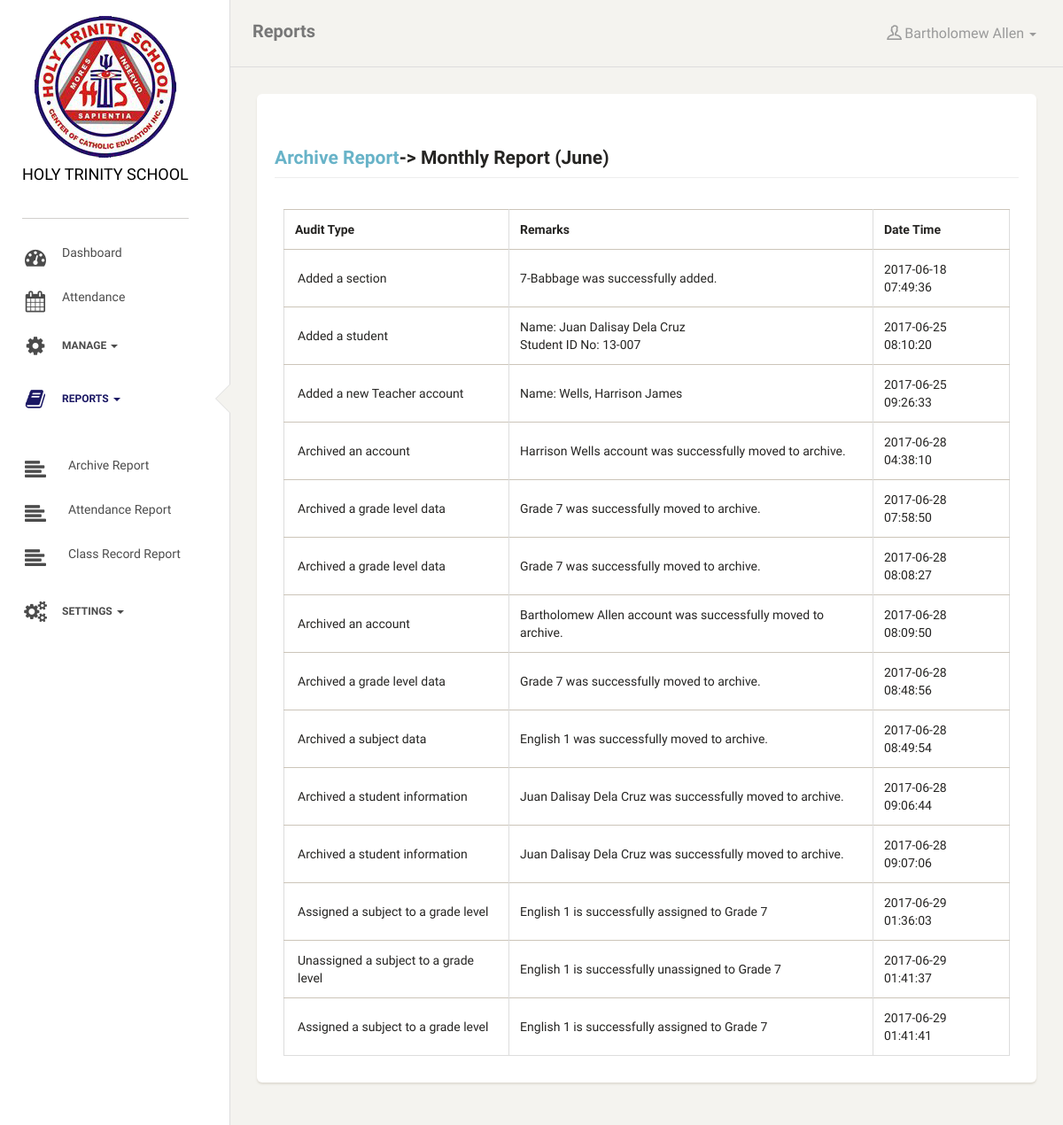
Page /reports.php?s=archive_month&m=06&y=2017 (signed in) on the committed database.
### tables this page shows
CREATE TABLE `audit_trail` (
  `audit_id` int(11) NOT NULL AUTO_INCREMENT,
  `user_id` int(11) NOT NULL,
  `user_privilege` int(11) NOT NULL,
  `audit_type` varchar(255) NOT NULL,
  `audit_remarks` text NOT NULL,
  `audit_datetime` datetime NOT NULL,
  PRIMARY KEY (`audit_id`)
);

### includes/reports_archive_month.php (the view, shortened to what this page needs)
<div class="container-fluid">
    <div class="row">
        <div class="col-lg-12">
            <table class="table table-bordered">
 <?php
                        $year = $_GET['y'];
                        $month = $_GET['m'];
                        $samdate = "$year-$month-01";
                        $monthnum = date("m", strtotime($samdate));
                        ?>
                    <tr>
                        <th>Audit Type</th>
                        <th>Remarks</th>
                        <th>Date Time</th>
                    </tr>
                    <?php
                    $queryAtt = "SELECT * FROM audit_trail WHERE YEAR(audit_datetime) = {$year} AND MONTH(audit_datetime) = {$monthnum} ORDER BY audit_datetime";
                    $resultAtt = mysqli_query($connection, $queryAtt) or die(mysqli_error($connection));
                    while($rowAtt = mysqli_fetch_array($resultAtt)):
                        ?>
                    <tr>
                        <td><?= $rowAtt['audit_type'] ?></td>
                        <td><?= $rowAtt['audit_remarks'] ?></td>
                        <td><?= $rowAtt['audit_datetime'] ?></td>
                    </tr>
                    <?php
                    endwhile;
                    ?>            </table>
        </div>
    </div>
</div>

### rows in the picture
audit_trail: audit_type "Added a section", audit_remarks "7-Babbage was successfully added.", audit_datetime "2017-06-18 07:49:36"
audit_trail: audit_type "Added a student", audit_remarks "Name: Juan Dalisay Dela Cruz Student ID No: 13-007", audit_datetime "2017-06-25 08:10:20"
audit_trail: audit_type "Added a new Teacher account", audit_remarks "Name: Wells, Harrison James", audit_datetime "2017-06-25 09:26:33"
audit_trail: audit_type "Archived an account", audit_remarks "Harrison Wells account was successfully moved to archive.", audit_datetime "2017-06-28 04:38:10"
audit_trail: audit_type "Archived a grade level data", audit_remarks "Grade 7 was successfully moved to archive.", audit_datetime "2017-06-28 07:58:50"
audit_trail: audit_type "Archived a grade level data", audit_remarks "Grade 7 was successfully moved to archive.", audit_datetime "2017-06-28 08:08:27"
audit_trail: audit_type "Archived an account", audit_remarks "Bartholomew Allen account was successfully moved to archive.", audit_datetime "2017-06-28 08:09:50"
audit_trail: audit_type "Archived a grade level data", audit_remarks "Grade 7 was successfully moved to archive.", audit_datetime "2017-06-28 08:48:56"
audit_trail: audit_type "Archived a subject data", audit_remarks "English 1 was successfully moved to archive.", audit_datetime "2017-06-28 08:49:54"
audit_trail: audit_type "Archived a student information", audit_remarks "Juan Dalisay Dela Cruz was successfully moved to archive.", audit_datetime "2017-06-28 09:06:44"
audit_trail: audit_type "Archived a student information", audit_remarks "Juan Dalisay Dela Cruz was successfully moved to archive.", audit_datetime "2017-06-28 09:07:06"
audit_trail: audit_type "Assigned a subject to a grade level", audit_remarks "English 1 is successfully assigned to Grade 7", audit_datetime "2017-06-29 01:36:03"
audit_trail: audit_type "Unassigned a subject to a grade level", audit_remarks "English 1 is successfully unassigned to Grade 7", audit_datetime "2017-06-29 01:41:37"
audit_trail: audit_type "Assigned a subject to a grade level", audit_remarks "English 1 is successfully assigned to Grade 7", audit_datetime "2017-06-29 01:41:41"

### other values in the picture
$activePage "Reports"
$_SESSION['hts_user_firstname'] "Bartholomew"
$_SESSION['hts_user_lastname'] "Allen"
date("F", strtotime("2017-{$_GET['m']}-01")) "June"
